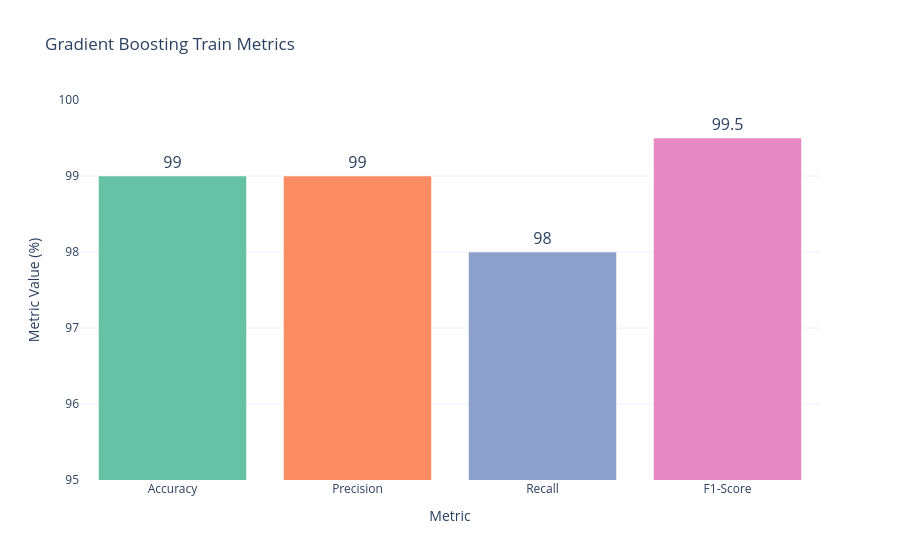

The notebook cell this image was saved under:
### Code cell
import pandas as pd
import plotly.express as px

# Example data for metrics
metrics_data = {
    "Model": ["Gradient Boosting"] * 4,  # Repeat "Random Forest" to match the length of the other lists
    "Metric": ["Accuracy", "Precision", "Recall", "F1-Score"],
    "Value": [99,99,98,99.5],
}

df = pd.DataFrame(metrics_data)

# Create a plot for the model
fig = px.bar(
    df,
    x="Metric",
    y="Value",
    color="Metric",
    title="Gradient Boosting Train Metrics",
    labels={"Value": "Metric Value (%)", "Metric": "Metric"},
    color_discrete_sequence=px.colors.qualitative.Set2,
    text="Value",
)
fig.update_traces(
    textfont_size=16,  # Increase text size
    textposition="outside"  # Place the text outside the bars for better visibility
)

fig.update_layout(
    yaxis=dict(title="Metric Value (%)", range=[95, 100]),
    template="plotly_white",
    showlegend=False
)

fig.show()

### Figure 1 — Plotly figure (JSON) as saved in the notebook; plotly's stock layout.template omitted (floating-point values rounded to 4 significant figures)
{"data": [{"alignmentgroup": "True", "hovertemplate": "Metric=%{x}<br>Metric Value (%)=%{text}<extra></extra>", "legendgroup": "Accuracy", "marker": {"color": "rgb(102,194,165)", "pattern": {"shape": ""}}, "name": "Accuracy", "offsetgroup": "Accuracy", "orientation": "v", "showlegend": true, "text": [99], "textfont": {"size": 16}, "textposition": "outside", "type": "bar", "x": ["Accuracy"], "xaxis": "x", "y": [99], "yaxis": "y"}, {"alignmentgroup": "True", "hovertemplate": "Metric=%{x}<br>Metric Value (%)=%{text}<extra></extra>", "legendgroup": "Precision", "marker": {"color": "rgb(252,141,98)", "pattern": {"shape": ""}}, "name": "Precision", "offsetgroup": "Precision", "orientation": "v", "showlegend": true, "text": [99], "textfont": {"size": 16}, "textposition": "outside", "type": "bar", "x": ["Precision"], "xaxis": "x", "y": [99], "yaxis": "y"}, {"alignmentgroup": "True", "hovertemplate": "Metric=%{x}<br>Metric Value (%)=%{text}<extra></extra>", "legendgroup": "Recall", "marker": {"color": "rgb(141,160,203)", "pattern": {"shape": ""}}, "name": "Recall", "offsetgroup": "Recall", "orientation": "v", "showlegend": true, "text": [98], "textfont": {"size": 16}, "textposition": "outside", "type": "bar", "x": ["Recall"], "xaxis": "x", "y": [98], "yaxis": "y"}, {"alignmentgroup": "True", "hovertemplate": "Metric=%{x}<br>Metric Value (%)=%{text}<extra></extra>", "legendgroup": "F1-Score", "marker": {"color": "rgb(231,138,195)", "pattern": {"shape": ""}}, "name": "F1-Score", "offsetgroup": "F1-Score", "orientation": "v", "showlegend": true, "text": [99.5], "textfont": {"size": 16}, "textposition": "outside", "type": "bar", "x": ["F1-Score"], "xaxis": "x", "y": [99.5], "yaxis": "y"}], "layout": {"autosize": true, "barmode": "relative", "legend": {"title": {"text": "Metric"}, "tracegroupgap": 0}, "showlegend": false, "title": {"text": "Gradient Boosting Train Metrics"}, "xaxis": {"anchor": "y", "autorange": true, "categoryarray": ["Accuracy", "Precision", "Recall", "F1-Score"], "categoryorder": "array", "domain": [0, 1], "range": [-0.5, 3.5], "title": {"text": "Metric"}, "type": "category"}, "yaxis": {"anchor": "x", "domain": [0, 1], "range": [95, 100], "title": {"text": "Metric Value (%)"}, "type": "linear"}}}
